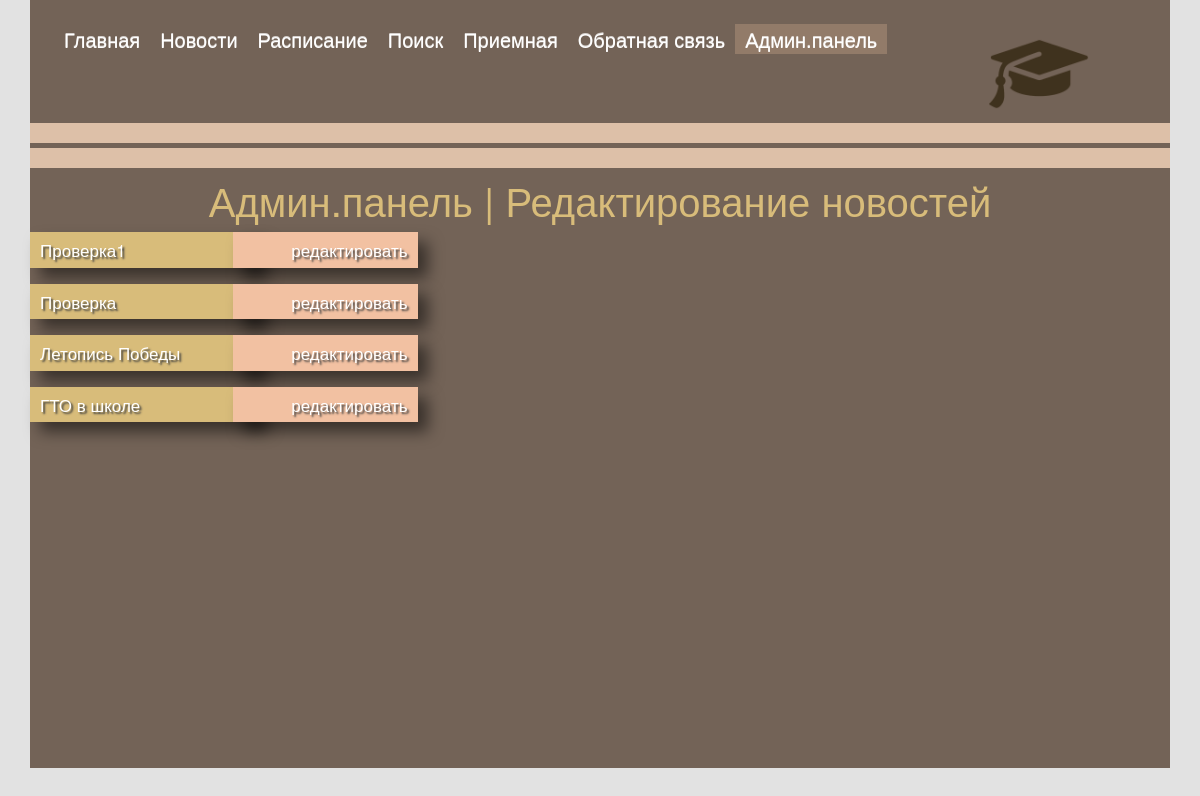
Screenshot of /page/adminpanel/news.php (signed in) with the database file from the repository.
### tables this page shows
CREATE TABLE IF NOT EXISTS `news` (
  `id` int(11) NOT NULL AUTO_INCREMENT,
  `title` text NOT NULL,
  `text` text NOT NULL,
  `image` text,
  PRIMARY KEY (`id`)
);

### include/function.php (called while the page is built, shortened)
<?php
class PAGINGS
{
    public function __construct($size, $query)
    {
        $this->total = mysql_result(mysql_query(preg_replace('~SELECT (.*?) FROM~isU', 'SELECT COUNT(*) FROM', $query) . ' ;'), 0);
        $this->total_pages = ceil($this->total / $size);
        $this->page = isset($_POST['page']) ? $_POST['page'] : $_GET['page'];
        $this->page = !empty($this->page) && ctype_digit($this->page) && $this->page >= 1 && $this->page <= $this->total_pages ? $this->page : 1;
        $this->start = ($this->page * $size) - $size;
        $this->get = mysql_query($query . ' LIMIT ' . $this->start . ', ' . trim($size) . ' ;');
        $this->count_get = @ mysql_num_rows($this->get);
    }
}

### page/adminpanel/news.php (the view, shortened to what this page needs)
<?php
require_once '../../include/headers.php';
?>
    <section>
        <nav>
            <div class="container" id="nav">
                <div class="row">
                    <div class="col-10">
                        <ul>
                            <li>
                                <a href="../../index.php">Главная</a></li>
                            <li>
                                <a href="../../page/news.php">Новости</a></li>
                            <li>
                                <a href="../../page/raspisanie.php">Расписание</a></li>
                            <li>
                                <a href="../../page/search.php">Поиск</a></li>
                            <li>
                                <a href="../../page/reception_room.php">Приемная</a></li>
                            <li>
                                <a href="../../page/feedback.php">Обратная связь</a></li>
                            <li class="current-menu-parent active">
                                <a href="../../page/adminpanel/admin.php">Админ.панель</a></li>
                        </ul>
                    </div>
                    <div class="col-2 img-fluid">
                        <img src="../../src/images/ikonka_obrazovanie.png"
                             alt="Выдуманный колледж обучения программированию" width="100">
                    </div>
                </div>
            </div>
        </nav>
    </section>
    <div class="container">
        <div class="row">
            <div class="col">
                <div class="hr"></div>
                <div class="line"></div>
            </div>
        </div>
        <div class="row">
            <div class="col">
                <div class="content">
                    <h1 class="text-center title pt-2"><a href="../../page/adminpanel/admin.php">Админ.панель</a> |
                        Редактирование новостей</h1>
                    <section>
                        <?php
                        $count = mysql_result(mysql_query("SELECT COUNT(*) FROM `news`;"), 0);
                        $PAGINGS = new PAGINGS(6, "SELECT * FROM `news` ORDER BY `id` DESC");
                        if ($PAGINGS->count_get > 0) {
                            while ($result = mysql_fetch_array($PAGINGS->get)) {
                                echo '
                            <div class="block-admin"><p>' . $result['title'] . '</p>
                            <a href="../../page/adminpanel/news.php?id=' . $result['id'] . '"><div class="pl-5 text-right read"><p>редактировать</p></div></a>
                            </div>';
                            }
                        }
                        ?>
                    </section>
                </div>
            </div>
        </div>
    </div>
<?php
require_once '../../include/footer.php';
?>

### src/css/style.css (style rules this page uses)
* { margin: 0; padding: 0; }
body { font-size: 17px; font-family: "Helvetica Neue", sans-serif; background: #E2E2E2; color: #fff; }
li { list-style-type: none; }
ul { margin-left: 0; padding-left: 0; }
h1.title, h2.result, h1 a { font-size: 40px; color: #d8bc7a; }
a { text-decoration: none; }
#nav ul li a { color: rgba(255, 255, 255, 0.7); display: block; float: left; font-size: 20px; height: 30px; line-height: 30px; outline: medium none; padding: 0 10px; position: relative; text-align: center; text-decoration: none; text-shadow: 0px 1px 0px #ffffff; }
#nav { background: #736357; padding: 24px; position: relative; }
#nav ul li { float: left; }
#nav li.active { background: #927b69; text-decoration: underline; }
.current-menu-parent { text-decoration: underline; }
.hr { width: 100%; height: 20px; display: block; background: #ddc0a8; position: absolute; top: -25px; bottom: 0px; left: 0px; right: 0px; }
.line { width: 100%; height: 20px; display: block; background: #ddc0a8; position: absolute; top: 0px; bottom: 0px; left: 0px; right: 0px; }
.pagination .navId a, .block-admin a { color: #fff; text-decoration: none; }
.block-admin { width: 20%; line-height: inherit; font-size: 100%; background-color: #d8bc7a; box-shadow: 10px 10px 15px rgba(0, 0, 0, 0.5); color: #fff; text-shadow: 2px 2px 2px #ececec; text-shadow: 2px 2px 2px #3F3F3F; display: block; margin: auto 0 0 0; position: relative; }
.block-admin p { text-align: left; padding: 5px 10px; }
.block-admin .read { position: absolute; height: 100%; top: 0px; right: -70%; background: #f2c1a2; box-shadow: 10px 10px 15px rgba(0, 0, 0, 0.5); float: right; font-size: 17px; }
.block-admin .read p { text-align: left; }

### page/adminpanel/news.php (style rules this page uses)
.content { width: 100%; height: 600px; background: #736357; position: absolute; top: 20px; bottom: 0px; left: 0px; right: 0px; }

### rows the page displays
news: title "Проверка1"
news: title "Проверка"
news: title "Летопись Победы"
news: title "ГТО в школе"
